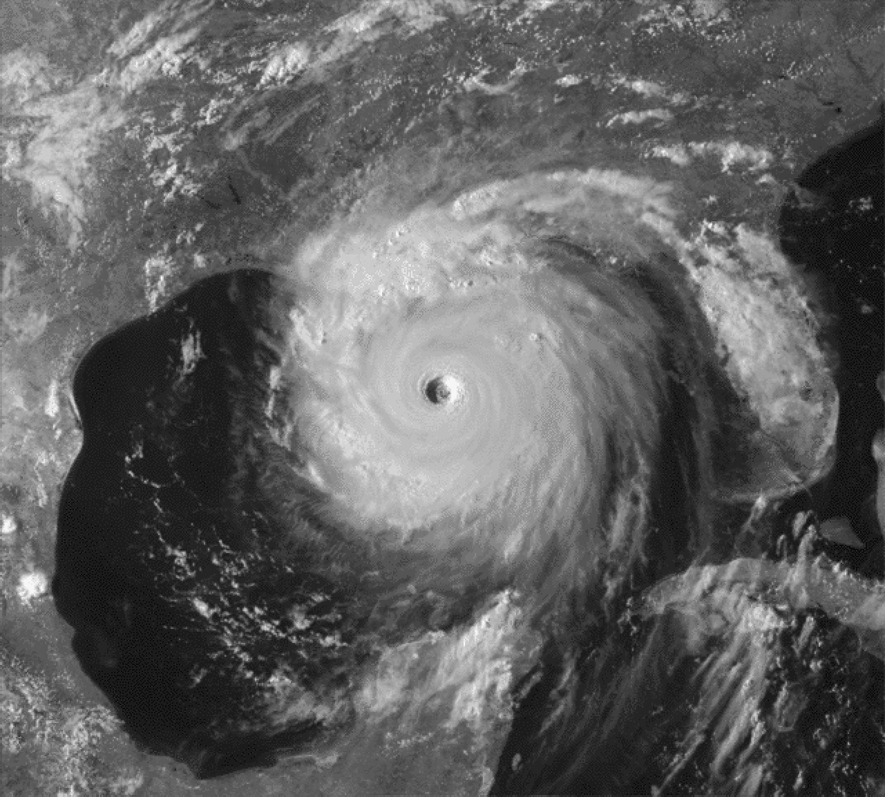
%> input picture Trabalho 1/GrayscaleImages/Sat.png, 885 x 797 px, shrunk from 1281 x 1153 before the run
$ octave --eval "exercise3b;"   (GNU Octave 9; MATLAB toolbox functions it lacks are replaced by stand-ins)
%> lines starting %> are read from the running program, lines starting %| are printed output that depends on the picture
function exercise3b()

% [7 lines of commented-out code are left out]
imageName = 'Sat.png';

path = strcat('../GrayscaleImages/', imageName);

image = imread(path);
%> image is the input picture: size 797x885 uint8; min 4, max 252, mean 96.4

outAdjust = imadjust(image, [0.2 0.8], []);
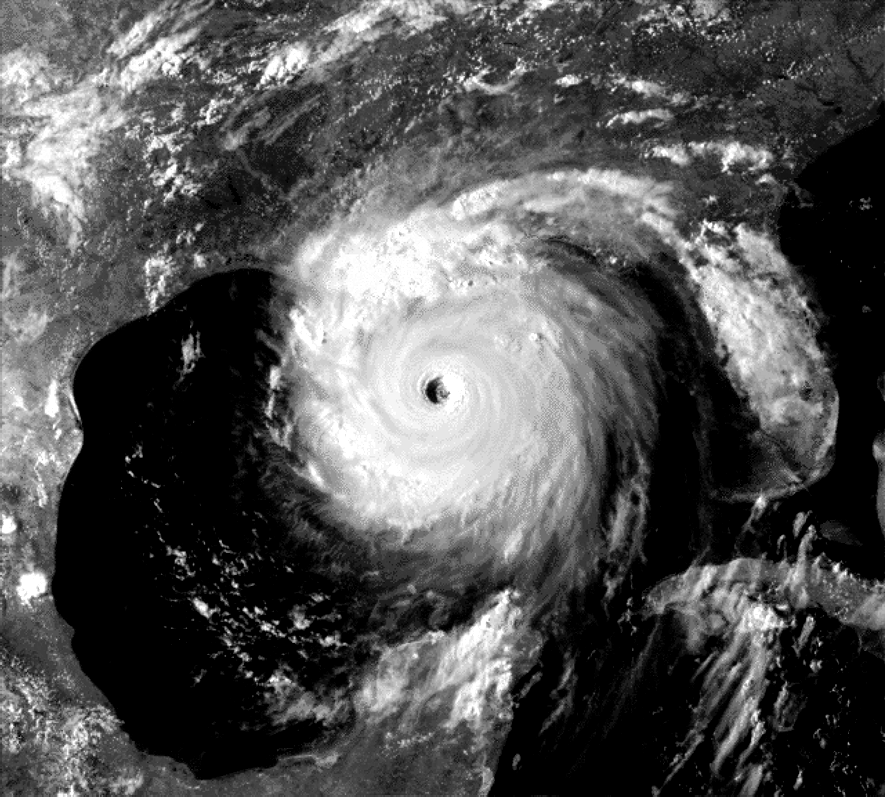
%> outAdjust: size 797x885 uint8; min 0, max 255, mean 82.9

figure(1)
imshow(image)

figure(2)
imshow(outAdjust)

figure(3)
imhist(image)
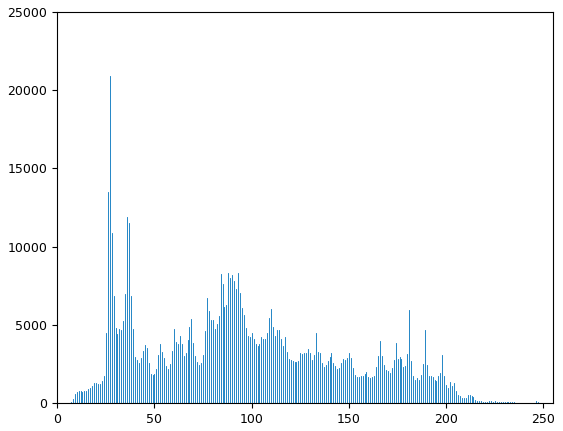
%> figure redrawn from the program's plot data; highest point at x = 27, y = 20884

figure(4)
imhist(outAdjust)

brigthness_outAdjust = mean2(outAdjust);
%> brigthness_outAdjust = 82.88

disp("Brilho: ")
disp(brigthness_outAdjust)
%| 82.884

outAdjust_constrast = max(outAdjust(:)) - min(outAdjust(:));
%> outAdjust_constrast = 255

disp("Contraste: ")
disp(outAdjust_constrast)
%| 255

H_outAdjust = entropy(outAdjust);
%> H_outAdjust = 6.18

disp("Entropia: ")
disp(H_outAdjust)
%| 6.1766
%> `exercise3b;`:
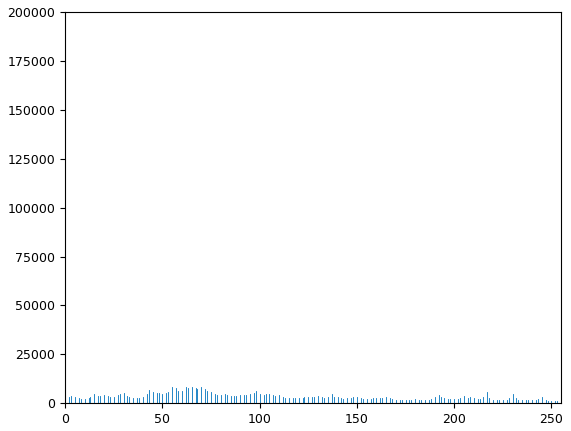
%> figure redrawn from the program's plot data; highest point at x = 0, y = 171191

end

$ run again, with Trabalho 1/GrayscaleImages/bird.png copied over Trabalho 1/GrayscaleImages/Sat.png
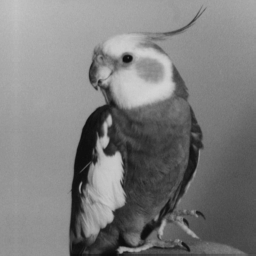
%> input picture Trabalho 1/GrayscaleImages/bird.png, 256 x 256 px
%> in exercise3b, image is the input picture: size 256x256 uint8; min 11, max 212, mean 125.4
%> in exercise3b, `imhist(image)`:
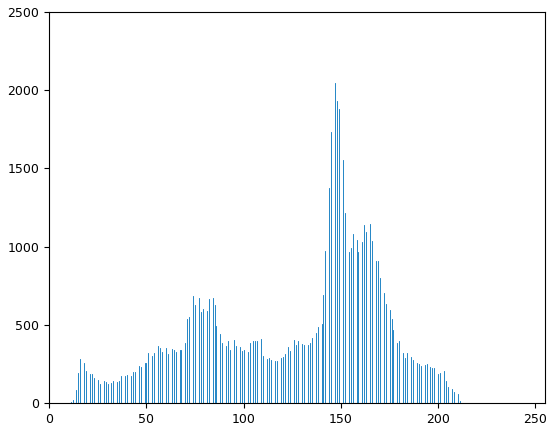
%> figure redrawn from the program's plot data; highest point at x = 147, y = 2049
%> brigthness_outAdjust = 126.3
%| 126.29
%> outAdjust_constrast = 255
%| 255
%> H_outAdjust = 6.38
%| 6.3758
%> `exercise3b;`:
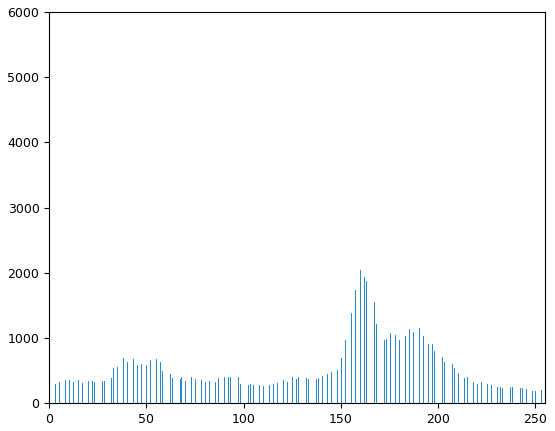
%> figure redrawn from the program's plot data; highest point at x = 0, y = 5221

$ run again, with Trabalho 1/GrayscaleImages/finger.png copied over Trabalho 1/GrayscaleImages/Sat.png
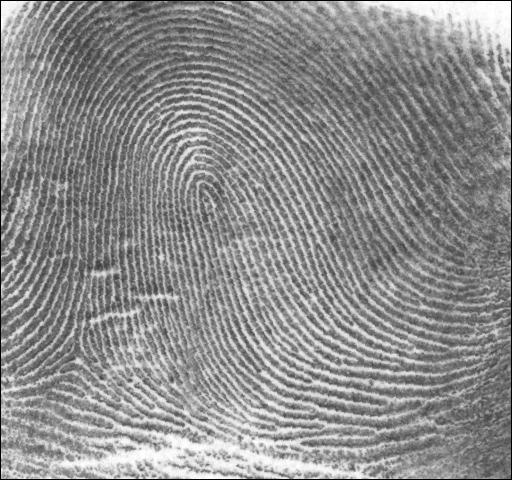
%> input picture Trabalho 1/GrayscaleImages/finger.png, 512 x 480 px
%> in exercise3b, image is the input picture: size 480x512 uint8; min 0, max 255, mean 141.3
%> in exercise3b, `imhist(image)`:
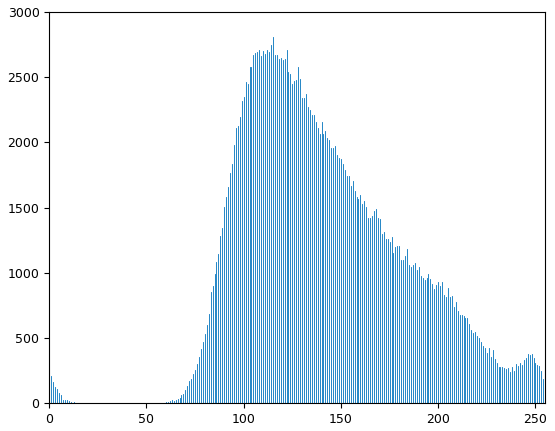
%> figure redrawn from the program's plot data; highest point at x = 115, y = 2812
%> brigthness_outAdjust = 148.1
%| 148.07
%> outAdjust_constrast = 255
%| 255
%> H_outAdjust = 6.73
%| 6.7262
%> `exercise3b;`:
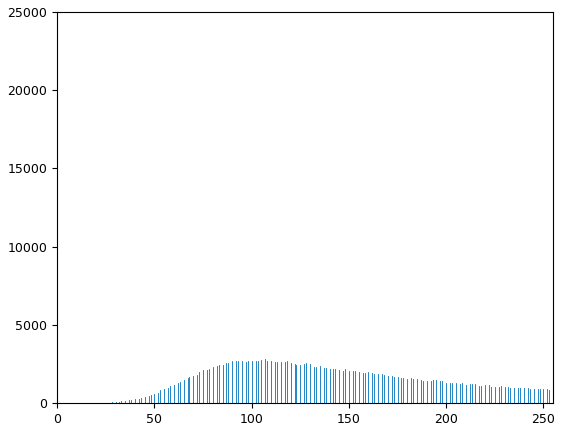
%> figure redrawn from the program's plot data; highest point at x = 255, y = 23053
